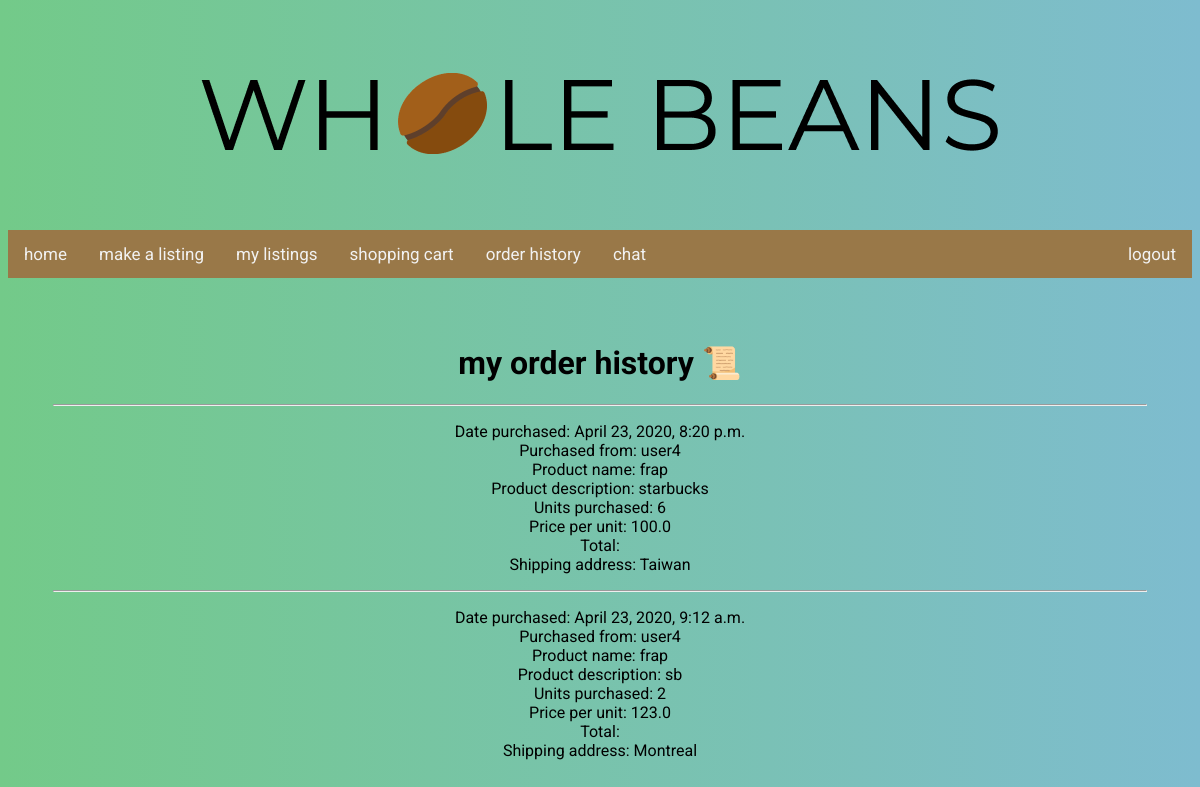
Before: /purchaseHistory (signed in) with the older database file.
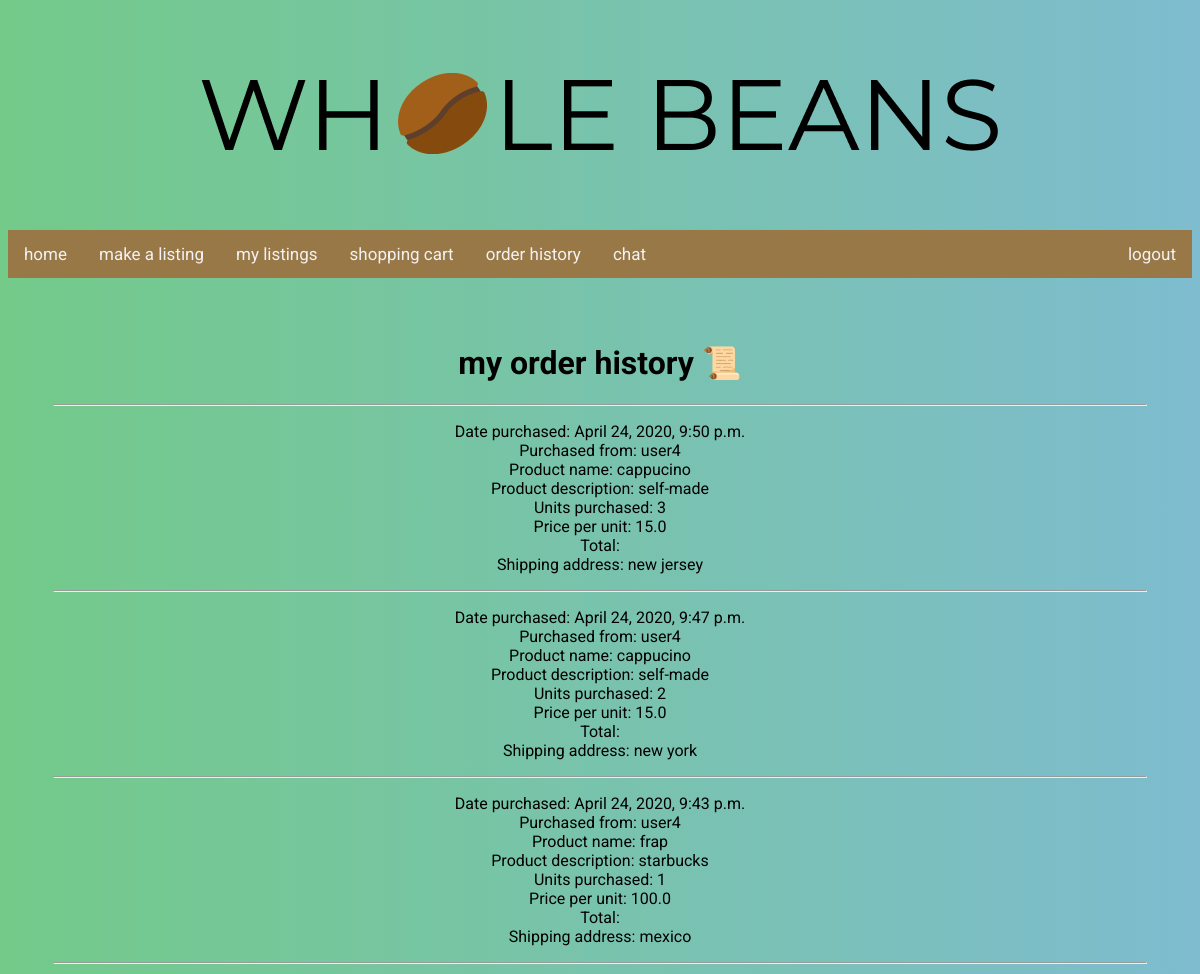
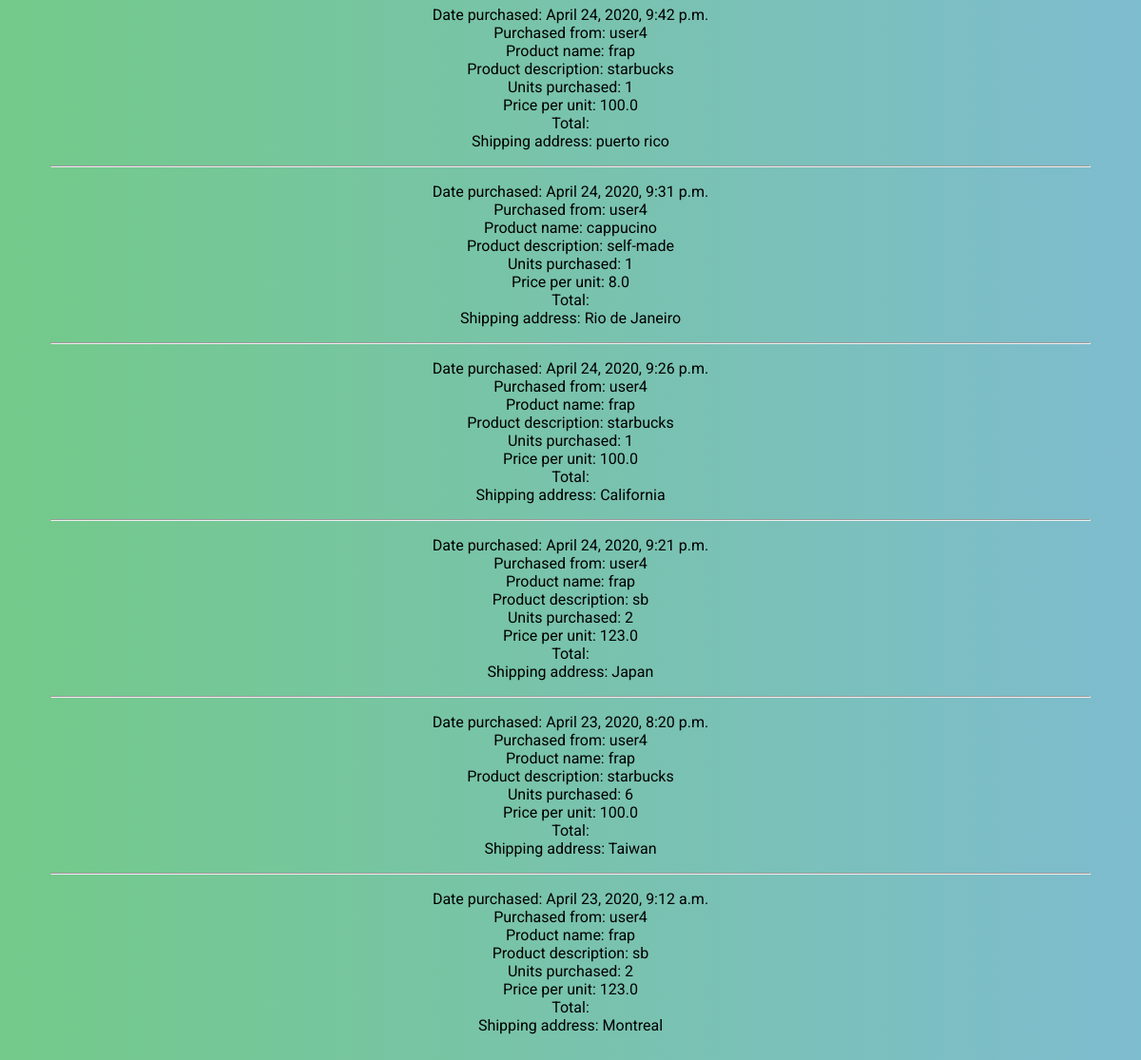
After: the same page with the newer database file (2 pictures, top to bottom).
### post/models.py (models this page shows, shortened)
class History(models.Model):
    owner = models.ForeignKey(User, on_delete=models.CASCADE)
    time = models.DateTimeField(auto_now_add=True)
    productName = models.CharField(max_length=100)
    productDescription = models.CharField(max_length=1000)
    productPrice = models.FloatField()
    quantity = models.IntegerField()
    address = models.CharField(max_length=1000, null=True)

### post/views.py (the view)
# urls.py: path('purchaseHistory', views.displayHistory, name='listOrderHistory'),
@login_required
def displayHistory(request):
    context = {}
    history = request.user.history_set.all()
    if not history:
        return render(request, 'post/purchaseHistory.html', context)
    else:
        history = history.order_by('-time')
        context['history'] = history
    return render(request, 'post/purchaseHistory.html', context)

### post/templates/post/purchaseHistory.html (shortened to what this page needs)
{% load static %}
<!DOCTYPE html>
{% include "post/header.html" %}
<link rel="stylesheet" type="text/css" href="{% static 'post/history.css' %}">
<div class="center">
<h1> my order history 📜 </h1>
{% if history%}
    {% for h in history %}
        <hr>
        <p>
            Date purchased: {{ h.time }} <br>
            Purchased from: {{ h.owner }} <br>
            Product name: {{ h.productName }} <br>
            Product description: {{ h.productDescription }} <br>
            Units purchased: {{ h.quantity }} <br>
            Price per unit: {{ h.productPrice }} <br>
            Total: {{ h.total }} <br>
            Shipping address: {{ h.address }} <br>
        </p>
    {% endfor %}
{% endif %}
</div>

Changed rows visible on the page:
added History: time "April 24, 2020, 9:50 p.m.", owner "user4", productName "cappucino", productDescription "self-made", quantity "3", productPrice "15.0", address "new jersey"
added History: time "April 24, 2020, 9:47 p.m.", owner "user4", productName "cappucino", productDescription "self-made", quantity "2", productPrice "15.0", address "new york"
added History: time "April 24, 2020, 9:43 p.m.", owner "user4", productName "frap", productDescription "starbucks", quantity "1", productPrice "100.0", address "mexico"
added History: time "April 24, 2020, 9:42 p.m.", owner "user4", productName "frap", productDescription "starbucks", quantity "1", productPrice "100.0", address "puerto rico"
added History: time "April 24, 2020, 9:31 p.m.", owner "user4", productName "cappucino", productDescription "self-made", quantity "1", productPrice "8.0", address "Rio de Janeiro"
added History: time "April 24, 2020, 9:26 p.m.", owner "user4", productName "frap", productDescription "starbucks", quantity "1", productPrice "100.0", address "California"
added History: time "April 24, 2020, 9:21 p.m.", owner "user4", productName "frap", productDescription "sb", quantity "2", productPrice "123.0", address "Japan"
